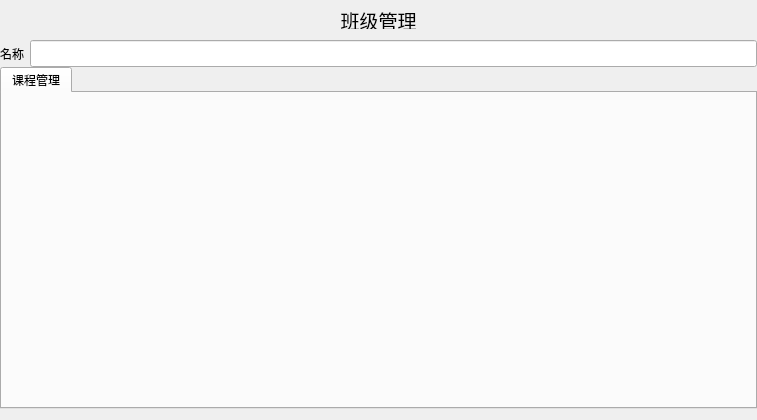
<?xml version="1.0" encoding="UTF-8"?>
<ui version="4.0">
 <class>ClassEditDialogClass</class>
 <widget class="QDialog" name="ClassEditDialogClass">
  <property name="geometry">
   <rect>
    <x>0</x>
    <y>0</y>
    <width>757</width>
    <height>420</height>
   </rect>
  </property>
  <property name="windowTitle">
   <string>ClassEditDialog</string>
  </property>
  <layout class="QVBoxLayout" name="verticalLayout">
   <property name="spacing">
    <number>0</number>
   </property>
   <property name="leftMargin">
    <number>0</number>
   </property>
   <property name="topMargin">
    <number>0</number>
   </property>
   <property name="rightMargin">
    <number>0</number>
   </property>
   <item>
    <widget class="QWidget" name="titleBar" native="true">
     <property name="minimumSize">
      <size>
       <width>0</width>
       <height>40</height>
      </size>
     </property>
     <property name="maximumSize">
      <size>
       <width>16777215</width>
       <height>40</height>
      </size>
     </property>
     <layout class="QHBoxLayout" name="horizontalLayout_2">
      <item>
       <widget class="QLabel" name="title">
        <property name="font">
         <font>
          <pointsize>14</pointsize>
         </font>
        </property>
        <property name="text">
         <string>班级管理</string>
        </property>
        <property name="alignment">
         <set>Qt::AlignmentFlag::AlignCenter</set>
        </property>
       </widget>
      </item>
     </layout>
    </widget>
   </item>
   <item>
    <layout class="QHBoxLayout" name="horizontalLayout">
     <item>
      <widget class="QLabel" name="label">
       <property name="text">
        <string>名称</string>
       </property>
      </widget>
     </item>
     <item>
      <widget class="QLineEdit" name="lineEdit">
       <property name="minimumSize">
        <size>
         <width>0</width>
         <height>27</height>
        </size>
       </property>
      </widget>
     </item>
    </layout>
   </item>
   <item>
    <widget class="QTabWidget" name="tabWidget">
     <property name="currentIndex">
      <number>0</number>
     </property>
     <widget class="QWidget" name="tab_2">
      <attribute name="title">
       <string>课程管理</string>
      </attribute>
     </widget>
    </widget>
   </item>
  </layout>
 </widget>
 <layoutdefault spacing="6" margin="11"/>
 <resources/>
 <connections/>
</ui>
